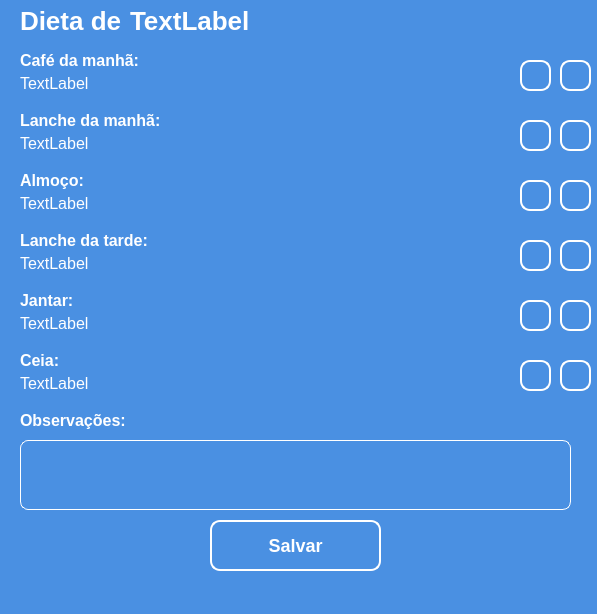
<?xml version="1.0" encoding="UTF-8"?>
<ui version="4.0">
 <class>janela_editar_dieta</class>
 <widget class="QMainWindow" name="janela_editar_dieta">
  <property name="geometry">
   <rect>
    <x>0</x>
    <y>0</y>
    <width>597</width>
    <height>614</height>
   </rect>
  </property>
  <property name="windowTitle">
   <string>MainWindow</string>
  </property>
  <property name="styleSheet">
   <string notr="true">*{
	background-color: #4A90E2;
}

QLabel{
	font-family: &quot;Segoe UI&quot;;
	font-size: 16px;
    color: #fff;
}

#_txt_dieta{
	font-size: 26px;
	font-weight: bold;
}

#_txt_usuario{
	font-size: 26px;
	font-weight: bold;
}

#_txt_cafedamanha{
	font-weight: bold;
}

#_txt_lanchedamanha{
	font-weight: bold;
}

#_txt_almoco{
	font-weight: bold;
}

#_txt_lanchedatarde{
	font-weight: bold;
}

#_txt_jantar{
	font-weight: bold;
}

#_txt_ceia{
	font-weight: bold;
}

#_txt_comentario{
	font-weight: bold;
}

QPushButton{
    background: #4A90E2;
    border: 2px solid #fff;
    border-radius: 10px;
    padding: 10px 20px;

	font-family: &quot;Segoe UI&quot;;
	font-weight: bold;
	font-size: 18px;
    color: #fff;
}

QPushButton:hover{
    background: #53A3FF;
    border: 2px solid #fff;
    border-radius: 10px;
    padding: 10px 20px;
}

QTextEdit {
    background: #4A90E2; /* Cor de fundo semelhante à paleta */
    border: 1px solid #fff; /* Borda branca */
    border-radius: 8px; /* Bordas arredondadas */
    padding: 10px; /* Espaçamento interno */

    font-family: &quot;Segoe UI&quot;; /* Fonte semelhante aos outros elementos */
    font-size: 16px; /* Tamanho da fonte */
    color: #fff; /* Cor do texto branca */
}

QTextEdit:focus {
    background: #53A3FF; /* Cor de fundo ao ganhar foco */
    border: 1px solid #fff; /* Mantém a borda branca */
    border-radius: 8px; /* Mantém bordas arredondadas */
}
</string>
  </property>
  <widget class="QWidget" name="centralwidget">
   <widget class="QLabel" name="_txt_dieta">
    <property name="geometry">
     <rect>
      <x>20</x>
      <y>0</y>
      <width>111</width>
      <height>41</height>
     </rect>
    </property>
    <property name="text">
     <string>Dieta de</string>
    </property>
   </widget>
   <widget class="QLabel" name="_txt_usuario">
    <property name="geometry">
     <rect>
      <x>130</x>
      <y>0</y>
      <width>401</width>
      <height>41</height>
     </rect>
    </property>
    <property name="text">
     <string>TextLabel</string>
    </property>
   </widget>
   <widget class="QLabel" name="_txt_cafedamanha">
    <property name="geometry">
     <rect>
      <x>20</x>
      <y>50</y>
      <width>161</width>
      <height>21</height>
     </rect>
    </property>
    <property name="text">
     <string>Café da manhã:</string>
    </property>
   </widget>
   <widget class="QLabel" name="_txt_cafedamanha_user">
    <property name="geometry">
     <rect>
      <x>20</x>
      <y>70</y>
      <width>500</width>
      <height>26</height>
     </rect>
    </property>
    <property name="text">
     <string>TextLabel</string>
    </property>
   </widget>
   <widget class="QLabel" name="_txt_lanchedamanha">
    <property name="geometry">
     <rect>
      <x>20</x>
      <y>110</y>
      <width>191</width>
      <height>21</height>
     </rect>
    </property>
    <property name="text">
     <string>Lanche da manhã:</string>
    </property>
   </widget>
   <widget class="QLabel" name="_txt_lanchedamanha_user">
    <property name="geometry">
     <rect>
      <x>20</x>
      <y>130</y>
      <width>500</width>
      <height>26</height>
     </rect>
    </property>
    <property name="text">
     <string>TextLabel</string>
    </property>
   </widget>
   <widget class="QLabel" name="_txt_almoco_user">
    <property name="geometry">
     <rect>
      <x>20</x>
      <y>190</y>
      <width>500</width>
      <height>26</height>
     </rect>
    </property>
    <property name="text">
     <string>TextLabel</string>
    </property>
   </widget>
   <widget class="QLabel" name="_txt_almoco">
    <property name="geometry">
     <rect>
      <x>20</x>
      <y>170</y>
      <width>101</width>
      <height>21</height>
     </rect>
    </property>
    <property name="text">
     <string>Almoço:</string>
    </property>
   </widget>
   <widget class="QLabel" name="_txt_lanchedatarde">
    <property name="geometry">
     <rect>
      <x>20</x>
      <y>230</y>
      <width>151</width>
      <height>21</height>
     </rect>
    </property>
    <property name="text">
     <string>Lanche da tarde:</string>
    </property>
   </widget>
   <widget class="QLabel" name="_txt_lanchedatarde_user">
    <property name="geometry">
     <rect>
      <x>20</x>
      <y>250</y>
      <width>500</width>
      <height>26</height>
     </rect>
    </property>
    <property name="text">
     <string>TextLabel</string>
    </property>
   </widget>
   <widget class="QLabel" name="_txt_jantar">
    <property name="geometry">
     <rect>
      <x>20</x>
      <y>290</y>
      <width>151</width>
      <height>21</height>
     </rect>
    </property>
    <property name="text">
     <string>Jantar:</string>
    </property>
   </widget>
   <widget class="QLabel" name="_txt_jantar_user">
    <property name="geometry">
     <rect>
      <x>20</x>
      <y>310</y>
      <width>500</width>
      <height>26</height>
     </rect>
    </property>
    <property name="text">
     <string>TextLabel</string>
    </property>
   </widget>
   <widget class="QLabel" name="_txt_ceia">
    <property name="geometry">
     <rect>
      <x>20</x>
      <y>350</y>
      <width>151</width>
      <height>21</height>
     </rect>
    </property>
    <property name="text">
     <string>Ceia:</string>
    </property>
   </widget>
   <widget class="QLabel" name="_txt_ceia_user">
    <property name="geometry">
     <rect>
      <x>20</x>
      <y>370</y>
      <width>500</width>
      <height>26</height>
     </rect>
    </property>
    <property name="text">
     <string>TextLabel</string>
    </property>
   </widget>
   <widget class="QPushButton" name="_btn_cafedamanha">
    <property name="geometry">
     <rect>
      <x>560</x>
      <y>60</y>
      <width>31</width>
      <height>31</height>
     </rect>
    </property>
    <property name="cursor">
     <cursorShape>PointingHandCursor</cursorShape>
    </property>
    <property name="text">
     <string/>
    </property>
    <property name="icon">
     <iconset resource="recursos.qrc">
      <normaloff>:/img/Imagens/imagem_plus.png</normaloff>:/img/Imagens/imagem_plus.png</iconset>
    </property>
   </widget>
   <widget class="QPushButton" name="_btn_lanchedamanha">
    <property name="geometry">
     <rect>
      <x>560</x>
      <y>120</y>
      <width>31</width>
      <height>31</height>
     </rect>
    </property>
    <property name="cursor">
     <cursorShape>PointingHandCursor</cursorShape>
    </property>
    <property name="text">
     <string/>
    </property>
    <property name="icon">
     <iconset resource="recursos.qrc">
      <normaloff>:/img/Imagens/imagem_plus.png</normaloff>:/img/Imagens/imagem_plus.png</iconset>
    </property>
   </widget>
   <widget class="QPushButton" name="_btn_almoco">
    <property name="geometry">
     <rect>
      <x>560</x>
      <y>180</y>
      <width>31</width>
      <height>31</height>
     </rect>
    </property>
    <property name="cursor">
     <cursorShape>PointingHandCursor</cursorShape>
    </property>
    <property name="text">
     <string/>
    </property>
    <property name="icon">
     <iconset resource="recursos.qrc">
      <normaloff>:/img/Imagens/imagem_plus.png</normaloff>:/img/Imagens/imagem_plus.png</iconset>
    </property>
   </widget>
   <widget class="QPushButton" name="_btn_lanchedatarde">
    <property name="geometry">
     <rect>
      <x>560</x>
      <y>240</y>
      <width>31</width>
      <height>31</height>
     </rect>
    </property>
    <property name="cursor">
     <cursorShape>PointingHandCursor</cursorShape>
    </property>
    <property name="text">
     <string/>
    </property>
    <property name="icon">
     <iconset resource="recursos.qrc">
      <normaloff>:/img/Imagens/imagem_plus.png</normaloff>:/img/Imagens/imagem_plus.png</iconset>
    </property>
   </widget>
   <widget class="QPushButton" name="_btn_jantar">
    <property name="geometry">
     <rect>
      <x>560</x>
      <y>300</y>
      <width>31</width>
      <height>31</height>
     </rect>
    </property>
    <property name="cursor">
     <cursorShape>PointingHandCursor</cursorShape>
    </property>
    <property name="text">
     <string/>
    </property>
    <property name="icon">
     <iconset resource="recursos.qrc">
      <normaloff>:/img/Imagens/imagem_plus.png</normaloff>:/img/Imagens/imagem_plus.png</iconset>
    </property>
   </widget>
   <widget class="QPushButton" name="_btn_ceia">
    <property name="geometry">
     <rect>
      <x>560</x>
      <y>360</y>
      <width>31</width>
      <height>31</height>
     </rect>
    </property>
    <property name="cursor">
     <cursorShape>PointingHandCursor</cursorShape>
    </property>
    <property name="text">
     <string/>
    </property>
    <property name="icon">
     <iconset resource="recursos.qrc">
      <normaloff>:/img/Imagens/imagem_plus.png</normaloff>:/img/Imagens/imagem_plus.png</iconset>
    </property>
   </widget>
   <widget class="QLabel" name="_txt_comentario">
    <property name="geometry">
     <rect>
      <x>20</x>
      <y>410</y>
      <width>151</width>
      <height>21</height>
     </rect>
    </property>
    <property name="text">
     <string>Observações:</string>
    </property>
   </widget>
   <widget class="QTextEdit" name="_te_comentario">
    <property name="geometry">
     <rect>
      <x>20</x>
      <y>440</y>
      <width>551</width>
      <height>70</height>
     </rect>
    </property>
   </widget>
   <widget class="QPushButton" name="_btn_salvar">
    <property name="geometry">
     <rect>
      <x>210</x>
      <y>520</y>
      <width>171</width>
      <height>51</height>
     </rect>
    </property>
    <property name="cursor">
     <cursorShape>PointingHandCursor</cursorShape>
    </property>
    <property name="text">
     <string>Salvar</string>
    </property>
   </widget>
   <widget class="QLabel" name="_txt_imagem">
    <property name="geometry">
     <rect>
      <x>540</x>
      <y>0</y>
      <width>41</width>
      <height>41</height>
     </rect>
    </property>
    <property name="text">
     <string/>
    </property>
    <property name="pixmap">
     <pixmap resource="recursos.qrc">:/img/Imagens/imagem_apple.png</pixmap>
    </property>
    <property name="scaledContents">
     <bool>true</bool>
    </property>
   </widget>
   <widget class="QPushButton" name="_btn_cafedamanha_2">
    <property name="geometry">
     <rect>
      <x>520</x>
      <y>60</y>
      <width>31</width>
      <height>31</height>
     </rect>
    </property>
    <property name="cursor">
     <cursorShape>PointingHandCursor</cursorShape>
    </property>
    <property name="text">
     <string/>
    </property>
    <property name="icon">
     <iconset resource="recursos.qrc">
      <normaloff>:/img/Imagens/imagem_less.png</normaloff>:/img/Imagens/imagem_less.png</iconset>
    </property>
   </widget>
   <widget class="QPushButton" name="_btn_lanchedamanha_2">
    <property name="geometry">
     <rect>
      <x>520</x>
      <y>120</y>
      <width>31</width>
      <height>31</height>
     </rect>
    </property>
    <property name="cursor">
     <cursorShape>PointingHandCursor</cursorShape>
    </property>
    <property name="text">
     <string/>
    </property>
    <property name="icon">
     <iconset resource="recursos.qrc">
      <normaloff>:/img/Imagens/imagem_less.png</normaloff>:/img/Imagens/imagem_less.png</iconset>
    </property>
   </widget>
   <widget class="QPushButton" name="_btn_almoco_2">
    <property name="geometry">
     <rect>
      <x>520</x>
      <y>180</y>
      <width>31</width>
      <height>31</height>
     </rect>
    </property>
    <property name="cursor">
     <cursorShape>PointingHandCursor</cursorShape>
    </property>
    <property name="text">
     <string/>
    </property>
    <property name="icon">
     <iconset resource="recursos.qrc">
      <normaloff>:/img/Imagens/imagem_less.png</normaloff>:/img/Imagens/imagem_less.png</iconset>
    </property>
   </widget>
   <widget class="QPushButton" name="_btn_lanchedatarde_2">
    <property name="geometry">
     <rect>
      <x>520</x>
      <y>240</y>
      <width>31</width>
      <height>31</height>
     </rect>
    </property>
    <property name="cursor">
     <cursorShape>PointingHandCursor</cursorShape>
    </property>
    <property name="text">
     <string/>
    </property>
    <property name="icon">
     <iconset resource="recursos.qrc">
      <normaloff>:/img/Imagens/imagem_less.png</normaloff>:/img/Imagens/imagem_less.png</iconset>
    </property>
   </widget>
   <widget class="QPushButton" name="_btn_jantar_2">
    <property name="geometry">
     <rect>
      <x>520</x>
      <y>300</y>
      <width>31</width>
      <height>31</height>
     </rect>
    </property>
    <property name="cursor">
     <cursorShape>PointingHandCursor</cursorShape>
    </property>
    <property name="text">
     <string/>
    </property>
    <property name="icon">
     <iconset resource="recursos.qrc">
      <normaloff>:/img/Imagens/imagem_less.png</normaloff>:/img/Imagens/imagem_less.png</iconset>
    </property>
   </widget>
   <widget class="QPushButton" name="_btn_ceia_2">
    <property name="geometry">
     <rect>
      <x>520</x>
      <y>360</y>
      <width>31</width>
      <height>31</height>
     </rect>
    </property>
    <property name="cursor">
     <cursorShape>PointingHandCursor</cursorShape>
    </property>
    <property name="text">
     <string/>
    </property>
    <property name="icon">
     <iconset resource="recursos.qrc">
      <normaloff>:/img/Imagens/imagem_less.png</normaloff>:/img/Imagens/imagem_less.png</iconset>
    </property>
   </widget>
  </widget>
  <widget class="QMenuBar" name="menubar">
   <property name="geometry">
    <rect>
     <x>0</x>
     <y>0</y>
     <width>597</width>
     <height>21</height>
    </rect>
   </property>
  </widget>
  <widget class="QStatusBar" name="statusbar"/>
 </widget>
 <resources>
  <include location="recursos.qrc"/>
 </resources>
 <connections/>
</ui>
